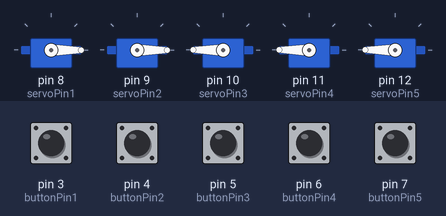
Bench run of a sketch on a simulated Arduino Uno, built with avr-gcc and run on an emulated ATmega328P. Parts: 5 × servo. Inputs (shaded band) come from the test bench; at power-on: pin 3 (buttonPin1), pin 4 (buttonPin2), pin 5 (buttonPin3), pin 6 (buttonPin4), pin 7 (buttonPin5) HIGH.

Above: at 1.2 s.
1.3 s: pin 3 (buttonPin1) pulled LOW for 0.15 s
At 2.1 s:
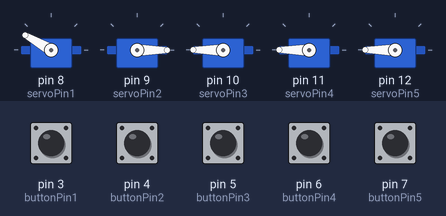
2.9 s: pin 4 (buttonPin2) pulled LOW for 0.15 s
At 3.3 s:
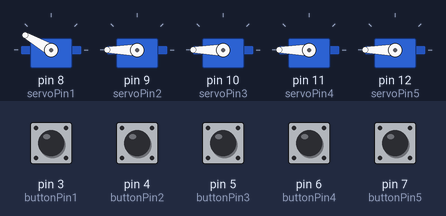
4.5 s: pin 5 (buttonPin3) pulled LOW for 0.15 s
At 5.7 s:
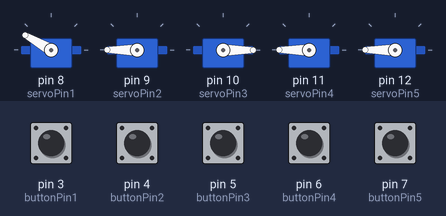
6.1 s: pin 6 (buttonPin4) pulled LOW for 0.15 s
At 6.9 s:
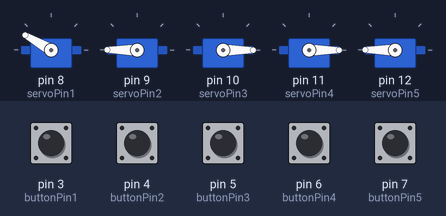
7.7 s: pin 7 (buttonPin5) pulled LOW for 0.15 s
At 8.2 s:
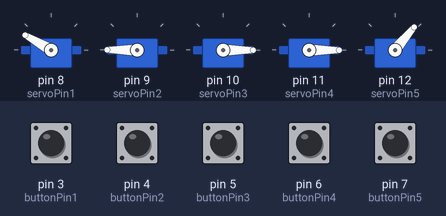
9.3 s: pin 3 (buttonPin1) pulled LOW for 1 s
At 10.6 s:
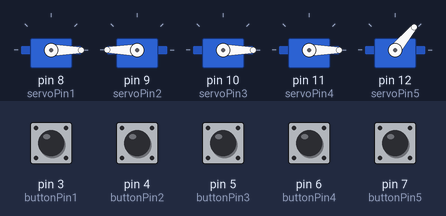
Timing chart, 0 to 12.3 s (numbered marks = the images above; inputs shaded):
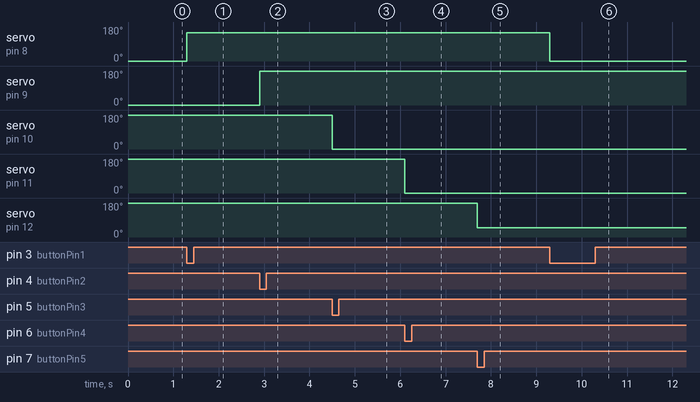

Measured:
- after the input at 1.3 s, servo on pin 8 (servoPin1): 0° → 150° at once
- after the input at 2.9 s, servo on pin 9 (servoPin2): 0° → 180° at once
- after the input at 4.5 s, servo on pin 10 (servoPin3): 180° → 0° at once
- after the input at 6.1 s, servo on pin 11 (servoPin4): 180° → 0° at once
- after the input at 7.7 s, servo on pin 12 (servoPin5): 180° → 50° at once
- after the input at 9.3 s, servo on pin 8 (servoPin1): 150° → 0° at once

The sketch:

ArmProtoV1.ino
```cpp
#include <Servo.h>

// --- PIN DEFINITIONS ---
const int servoPin1 = 8;
const int buttonPin1 = 3;

const int servoPin2 = 9;
const int buttonPin2 = 4;

const int servoPin3 = 10;
const int buttonPin3 = 5;

const int servoPin4 = 11;
const int buttonPin4 = 6;

const int servoPin5 = 12;
const int buttonPin5 = 7;

// --- OBJECTS & STATES ---
Servo servo1;
Servo servo2;
Servo servo3;
Servo servo4;
Servo servo5;

bool lastButtonState1 = HIGH;
bool isClosed1 = false;

bool lastButtonState2 = HIGH;
bool isClosed2 = false;

bool lastButtonState3 = HIGH;
bool isClosed3 = false;

bool lastButtonState4 = HIGH;
bool isClosed4 = false;

bool lastButtonState5 = HIGH;
bool isClosed5 = false;

void setup() {
  Serial.begin(9600);

  // Setup Button Pins (using built-in pullups)
  pinMode(buttonPin1, INPUT_PULLUP);
  pinMode(buttonPin2, INPUT_PULLUP);
  pinMode(buttonPin3, INPUT_PULLUP);
  pinMode(buttonPin4, INPUT_PULLUP);
  pinMode(buttonPin5, INPUT_PULLUP);

  // Attach Servos and set initial starting positions
  // SECTION 1: Pinky
  servo1.attach(servoPin1);
  servo1.write(0); // Pin 1: Open position (Reversed)
  // SECTION 2: Ring
  servo2.attach(servoPin2);
  servo2.write(0); // Pin 2: Open position (Reversed)
  // SECTION 3: Middle
  servo3.attach(servoPin3);
  servo3.write(180);   // Pin 3: Open position (Normal)
  // SECTION 4: Pointer
  servo4.attach(servoPin4);
  servo4.write(180);   // Pin 4: Open position (Normal)
  // SECTION 5: Thumb
  servo5.attach(servoPin5);
  servo5.write(180);   // Pin 5: Open position (Normal)
}

void loop() {
  // SECTION 1: Pinky
  int currentButtonState1 = digitalRead(buttonPin1);
  if (currentButtonState1 == LOW && lastButtonState1 == HIGH) {
    isClosed1 = !isClosed1;
    if (isClosed1) {
      servo1.write(150); // Closed angle
    } else {
      servo1.write(0); // Open angle
    }
    delay(200);
  }
  lastButtonState1 = currentButtonState1;

  // SECTION 2: Ring
  int currentButtonState2 = digitalRead(buttonPin2);
  if (currentButtonState2 == LOW && lastButtonState2 == HIGH) {
    isClosed2 = !isClosed2;
    if (isClosed2) {
      servo2.write(180); // Closed angle
    } else {
      servo2.write(0); // Open angle
    }
    delay(200);
  }
  lastButtonState2 = currentButtonState2;

  // SECTION 3: Middle
  int currentButtonState3 = digitalRead(buttonPin3);
  if (currentButtonState3 == LOW && lastButtonState3 == HIGH) {
    isClosed3 = !isClosed3;
    if (isClosed3) {
      servo3.write(0); // Closed angle
    } else {
      servo3.write(180); // Open angle
    }
    delay(200);
  }
  lastButtonState3 = currentButtonState3;

  // SECTION 4: Pointer
  int currentButtonState4 = digitalRead(buttonPin4);
  if (currentButtonState4 == LOW && lastButtonState4 == HIGH) {
    isClosed4 = !isClosed4;
    if (isClosed4) {
      servo4.write(0); // Closed angle
    } else {
      servo4.write(180); // Open angle
    }
    delay(200);
  }
  lastButtonState4 = currentButtonState4;

  // SECTION 5: Thumb
  int currentButtonState5 = digitalRead(buttonPin5);
  if (currentButtonState5 == LOW && lastButtonState5 == HIGH) {
    isClosed5 = !isClosed5;
    if (isClosed5) {
      servo5.write(50); // Closed angle
    } else {
      servo5.write(180); // Open angle
    }
    delay(200);
  }
  lastButtonState5 = currentButtonState5;
}
```
